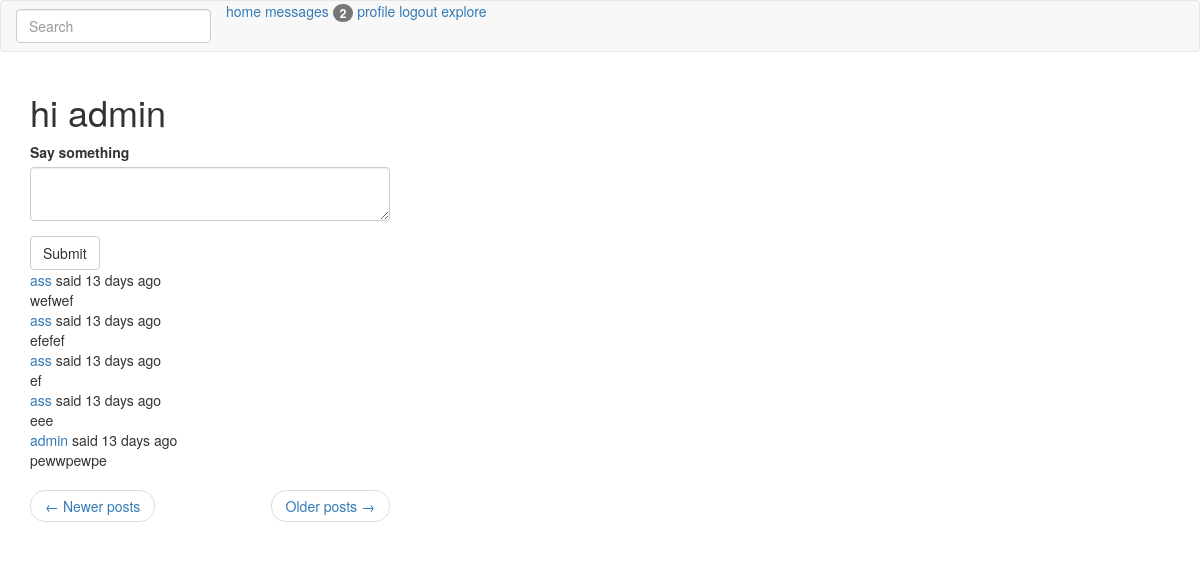
Screenshot of /index?page=2 (signed in) with the database file from the repository.
### app/main/models.py (models this page shows, shortened)
class PaginatedAPIMixin(object):
	@staticmethod
	def to_colllection_dict(query, page, per_page, endpoint, **kwargs):
		resources = query.paginate(page, per_page, False)
		data = {
			'items': [item.to_dict() for item in resources.items],
			'_meta': {
				'page': page,
				'per_page': per_page,
				'total_pages': resources.pages,
				'total_items': resources.total
			},
			'_links': {
				'self': url_for(endpoint, page=page, per_page=per_page, **kwargs),
				'next': url_for(endpoint, page=page+1, per_page=per_page, **kwargs) if resources.has_next else None,
				'prev': url_for(endpoint, page=page-1, per_page=per_page, **kwargs) if resources.has_prev else None
			}
		}
		return data

class User(PaginatedAPIMixin, UserMixin, db.Model):
	id = db.Column(db.Integer, primary_key=True)
	username = db.Column(db.String(64), index=True, unique=True)
	email = db.Column(db.String(120), index=True, unique=True)
	password_hash = db.Column(db.String(128))
	posts = db.relationship('Post', backref='author', lazy='dynamic')
	about_me = db.Column(db.String(140))
	last_seen = db.Column(db.DateTime, default=datetime.utcnow)
	messages_sent = db.relationship('Message',
		foreign_keys='Message.sender_id',
		backref='author', lazy='dynamic')
	messages_received = db.relationship('Message',
		foreign_keys='Message.recipient_id',
		backref='recipient', lazy='dynamic')
	last_message_read_time = db.Column(db.DateTime)
	followed = db.relationship(
		'User',
		secondary = followers,
		primaryjoin = (followers.c.follower_id == id),
		secondaryjoin = (followers.c.followed_id == id),
		backref = db.backref('followers', lazy='dynamic'),
		lazy = 'dynamic'
	)
	notifications = db.relationship('Notification', backref='user', lazy='dynamic')
	def followed_posts(self):
		followed = Post.query.join(
			followers, (followers.c.followed_id == Post.user_id)).filter(
				followers.c.follower_id == self.id)
		own = Post.query.filter_by(user_id=self.id)
		return followed.union(own).order_by(Post.timestamp.desc())
	@login.user_loader
	def load_user(id):
		return User.query.get(int(id))
	def new_messages(self):
		last_read_time = self.last_message_read_time or datetime(1900, 1, 1)
		return Message.query.filter_by(recipient=self).filter(
			Message.timestamp > last_read_time).count()

class SearchableMixin(object):
	@classmethod
	def before_commit(cls, session):
		session._changes = {
			'add': list(session.new),
			'update': list(session.dirty),
			'delete': list(session.deleted)
		}
	@classmethod
	def after_commit(cls, session):
		for obj in session._changes['add']:
			if isinstance(obj, SearchableMixin):
				add_to_index(obj.__tablename__, obj)
		for obj in session._changes['update']:
			if isinstance(obj, SearchableMixin):
				add_to_index(obj.__tablename__, obj)
		for obj in session._changes['delete']:
			if isinstance(obj, SearchableMixin):
				remove_from_index(obj.__tablename__, obj)

class Post(SearchableMixin, db.Model):
	__searchable__ = ['body']
	id = db.Column(db.Integer, primary_key=True)
	body = db.Column(db.String(140))
	timestamp = db.Column(db.DateTime, index=True, default=datetime.utcnow)
	user_id = db.Column(db.Integer, db.ForeignKey('user.id'))
	language = db.Column(db.String(5))

### app/main/routes.py (the view, shortened to what this page needs)
@bp.route('/', methods=['GET', 'POST'])
@bp.route('/index', methods=['GET', 'POST'])
@login_required
def index():
	form = PostForm()
	page = request.args.get('page', 1, type=int)
	posts = current_user.followed_posts().paginate(
		page, current_app.config['POSTS_PER_PAGE'], False)
	next_url = url_for('main.index', page=posts.next_num) \
		if posts.has_next else None
	prev_url = url_for('main.index', page=posts.prev_num) \
		if posts.has_prev else None
	return render_template('index.html', title='pep', form=form, posts=posts.items,
						   next_url=next_url,
						   prev_url=prev_url)

### app/main/forms.py
class SearchForm(FlaskForm):
	q = StringField(_l('Search'), validators=[DataRequired()])
	def __init__(self, *args, **kwargs):
		if 'formdata' not in kwargs:
			kwargs['formdata'] = request.args
		if 'csrf_enabled' not in kwargs:
			kwargs['csrf_enabled'] = False
		super(SearchForm, self).__init__(*args, **kwargs)

class PostForm(FlaskForm):
	post = TextAreaField(_l('Say something'), validators=[
		DataRequired(), Length(min=1, max=140)])
	submit = SubmitField(_l('Submit'))

### app/main/routes.py (called while the page is built)
@bp.before_request
def before_request():
	if current_user.is_authenticated:
		current_user.last_seen = datetime.utcnow()
		db.session.commit()
		g.search_form = SearchForm()
	g.locale = str(get_locale())

### app/templates/index.html
{% extends "base.html" %}
{% import "bootstrap/wtf.html" as wtf %}|
{% block app_content %}
	<h1>{{ _('hi %(username)s', username=current_user.username) }}</h1>
	{% if form %}
	<div class="row">
		<div class="col-md-4">
			{{ wtf.quick_form(form) }}
		</div>
	</div>
	{% endif %}
	<div class="row">
		<div class="col-md-4">
			{% for post in posts %}
				{% include '_post.html' %}
			{% endfor %}
		</div>
	</div>
	<div class="row">
		<div class="col-md-4">
			<nav aria-label="...">
				<ul class="pager">
					<li class="previous{% if not prev_url %} disabled{% endif %}">
						<a href="{{ prev_url or '#' }}">
							<span aria-hidden="true">&larr;</span> {{ _('Newer posts') }}
						</a>
					</li>
					<li class="next{% if not next_url %} disabled{% endif %}">
						<a href="{{ next_url or '#' }}">
							{{ _('Older posts') }} <span aria-hidden="true">&rarr;</span>
						</a>
					</li>
				</ul>
			</nav>
		</div>
	</div>
{% endblock %}

### app/templates/_post.html (shortened to what this page needs)
<table>
	<tr>
		<td>
		{{ _('%(username)s said %(when)s', username=user_link, when=moment(post.timestamp).fromNow()) }}
		<br>
		<span id="post{{ post.id }}">{{ post.body }}</span>
		</td>
	</tr>
</table>

### rows the page displays
Post: body "wefwef"
Post: body "efefef"
Post: body "ef"
Post: body "eee"
Post: body "pewwpewpe"

### other values shown
{{ new_messages }} "2"
